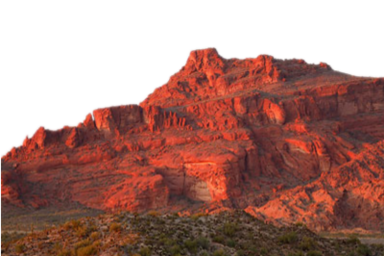
#> input picture TEST/anh160.png, 384 x 256 px, found by its file name
$ python doi_anh_xam.py
#> lines starting #> are read from the running program, lines starting #| are printed output that depends on the picture
#> further down, image is the input picture: shape (256, 384, 3); mean B, G, R 120.9, 129.3, 170.2
import cv2
import numpy as np
import matplotlib.pyplot as plt

def rgb_to_grayscale(image):
    # Kiểm tra nếu ảnh là ảnh màu (3 kênh)
    if len(image.shape) == 3 and image.shape[2] == 3:
        # Trích xuất các kênh màu
        r, g, b = image[:,:,0], image[:,:,1], image[:,:,2]
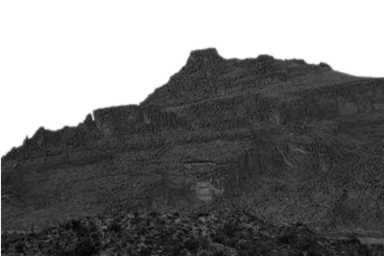
#> r: shape (256, 384); min 1, max 255, mean 120.9
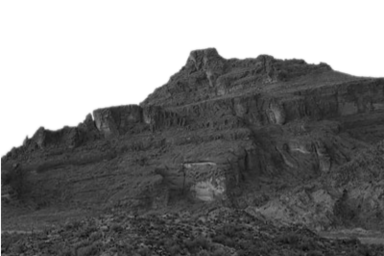
#> g: shape (256, 384); min 9, max 255, mean 129.3
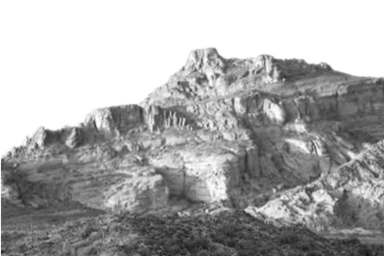
#> b: shape (256, 384); min 17, max 255, mean 170.2
        # Áp dụng công thức chuyển đổi
        gray_image = 0.2989 * r + 0.5870 * g + 0.1140 * b
        # Đảm bảo giá trị pixel trong khoảng từ 0 đến 255
        gray_image = gray_image.astype(np.uint8)
    else:
        # Nếu ảnh đã là ảnh xám thì trả về chính nó
        gray_image = image
    return gray_image

# Đường dẫn tới ảnh
image_path = 'TEST/anh160.png'

# Đọc ảnh
image = cv2.imread(image_path)

# Kiểm tra nếu ảnh được đọc thành công
if image is not None:
    # Chuyển đổi ảnh sang ảnh xám
    gray_image = rgb_to_grayscale(image)

    # Hiển thị ảnh gốc và ảnh xám sử dụng matplotlib
    plt.figure(figsize=(10, 5))

    plt.subplot(1, 2, 1)
    plt.title('Original Image')
    plt.imshow(cv2.cvtColor(image, cv2.COLOR_BGR2RGB))
    plt.axis('off')

    plt.subplot(1, 2, 2)
    plt.title('Gray Image')
    plt.imshow(gray_image, cmap='gray')
    plt.axis('off')

    plt.show()
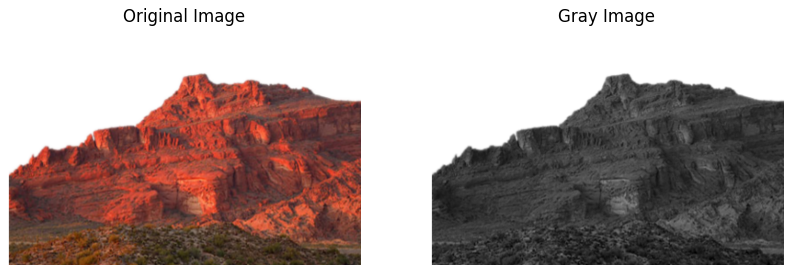
#> figure drawn by matplotlib, 2 panels

    # Lưu ảnh xám
    cv2.imwrite('gray_image.png', gray_image)
else:
    print(f"Could not read the image at {image_path}")

$ run again, with TEST/117.png copied over TEST/anh160.png
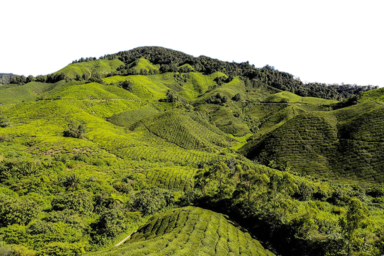
#> input picture TEST/117.png, 384 x 256 px, found by its file name
#> image is the input picture: shape (256, 384, 3); mean B, G, R 94.5, 143.1, 139.3
#> in rgb_to_grayscale, `gray_image = 0.2989 * r + 0.5870 * g + 0.1140 * b`:
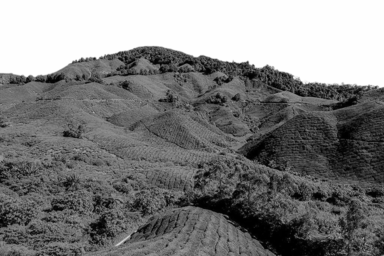
#> gray_image: shape (256, 384) float64; min 0.587, max 255, mean 128.2
#> `plt.show()`:
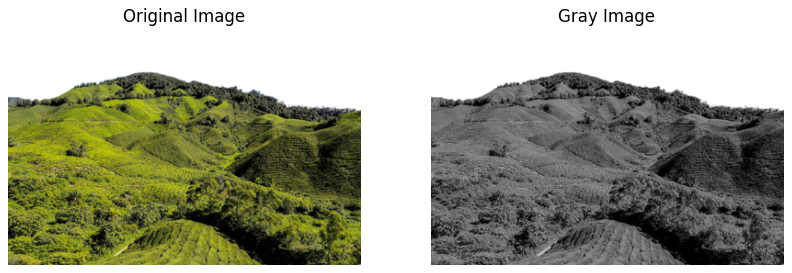
#> figure drawn by matplotlib, 2 panels

$ run again, with TEST/147.png copied over TEST/anh160.png
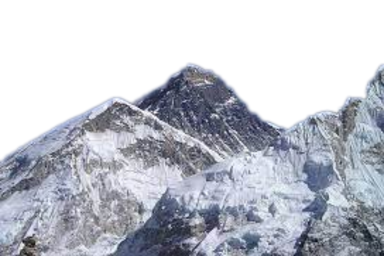
#> input picture TEST/147.png, 384 x 256 px, found by its file name
#> image is the input picture: shape (256, 384, 3); mean B, G, R 203.5, 194.6, 191.6
#> in rgb_to_grayscale, `r, g, b = image[:,:,0], image[:,:,1], image[:,:,2]`:
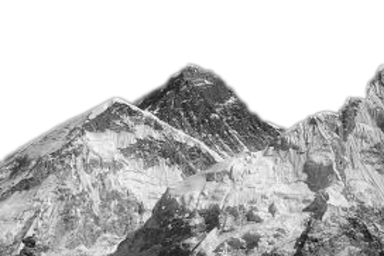
#> g: shape (256, 384); min 12, max 255, mean 194.6
#> `plt.show()`:
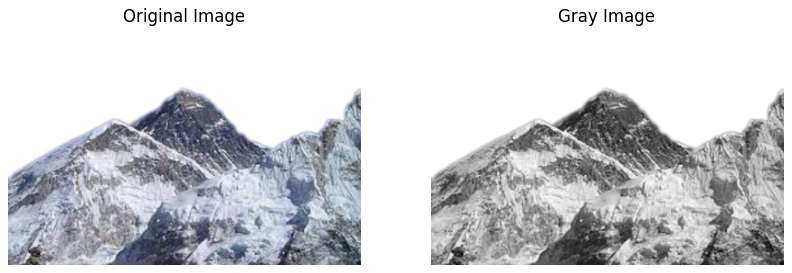
#> figure drawn by matplotlib, 2 panels

$ run again, with TEST/155.png copied over TEST/anh160.png
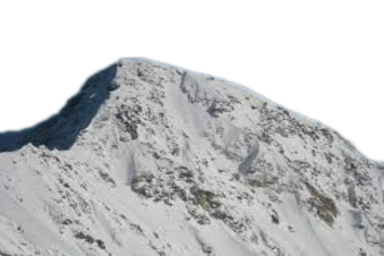
#> input picture TEST/155.png, 384 x 256 px, found by its file name
#> image is the input picture: shape (256, 384, 3); mean B, G, R 201.4, 200.6, 199.8
#> in rgb_to_grayscale, `r, g, b = image[:,:,0], image[:,:,1], image[:,:,2]`:
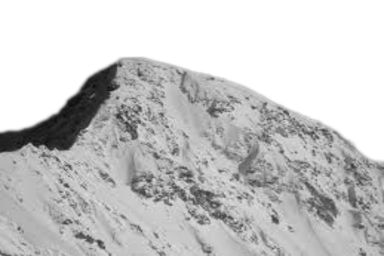
#> b: shape (256, 384); min 8, max 255, mean 199.8
#> `plt.show()`:
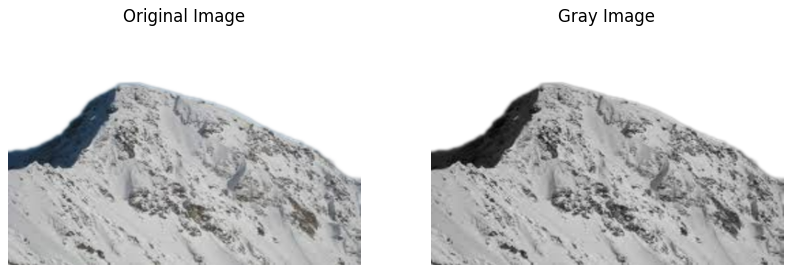
#> figure drawn by matplotlib, 2 panels
